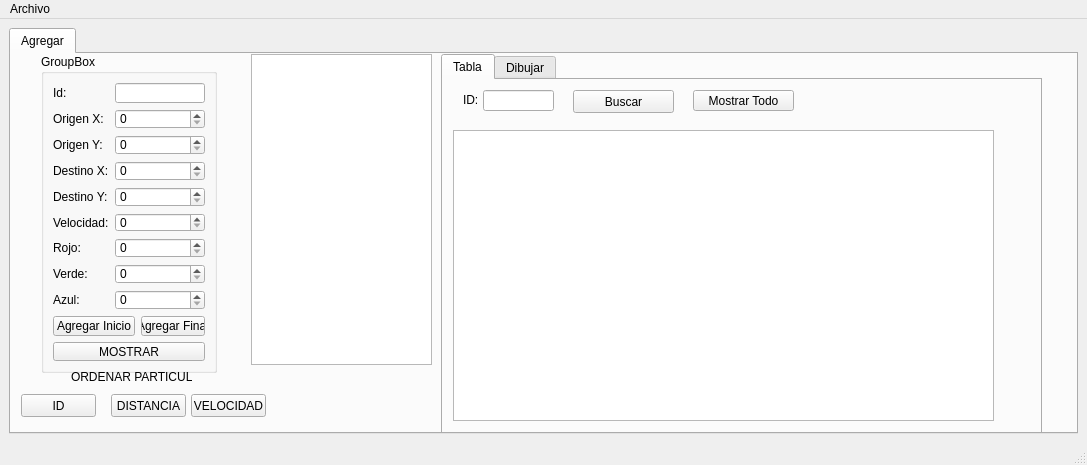
<?xml version="1.0" encoding="UTF-8"?>
<ui version="4.0">
 <class>MainWindow</class>
 <widget class="QMainWindow" name="MainWindow">
  <property name="geometry">
   <rect>
    <x>0</x>
    <y>0</y>
    <width>1087</width>
    <height>465</height>
   </rect>
  </property>
  <property name="windowTitle">
   <string>MainWindow</string>
  </property>
  <widget class="QWidget" name="centralwidget">
   <layout class="QGridLayout" name="gridLayout">
    <item row="0" column="0">
     <widget class="QTabWidget" name="tabWidget_2">
      <property name="currentIndex">
       <number>0</number>
      </property>
      <widget class="QWidget" name="tab_7">
       <attribute name="title">
        <string>Agregar</string>
       </attribute>
       <widget class="QGroupBox" name="groupBox_3">
        <property name="geometry">
         <rect>
          <x>30</x>
          <y>0</y>
          <width>176</width>
          <height>319</height>
         </rect>
        </property>
        <property name="title">
         <string>GroupBox</string>
        </property>
        <layout class="QGridLayout" name="gridLayout_5">
         <item row="2" column="1" colspan="2">
          <widget class="QSpinBox" name="originY_spinBox">
           <property name="maximum">
            <number>500</number>
           </property>
          </widget>
         </item>
         <item row="6" column="0">
          <widget class="QLabel" name="label_15">
           <property name="text">
            <string>Rojo:</string>
           </property>
          </widget>
         </item>
         <item row="4" column="0">
          <widget class="QLabel" name="label_16">
           <property name="text">
            <string>Destino Y:</string>
           </property>
          </widget>
         </item>
         <item row="6" column="1" colspan="2">
          <widget class="QSpinBox" name="red_spinBox">
           <property name="maximum">
            <number>255</number>
           </property>
          </widget>
         </item>
         <item row="7" column="0">
          <widget class="QLabel" name="label_17">
           <property name="text">
            <string>Verde:</string>
           </property>
          </widget>
         </item>
         <item row="3" column="1" colspan="2">
          <widget class="QSpinBox" name="destX_spinBox">
           <property name="maximum">
            <number>500</number>
           </property>
          </widget>
         </item>
         <item row="1" column="1" colspan="2">
          <widget class="QSpinBox" name="originX_spinBox">
           <property name="maximum">
            <number>500</number>
           </property>
          </widget>
         </item>
         <item row="8" column="1" colspan="2">
          <widget class="QSpinBox" name="blue_spinBox">
           <property name="maximum">
            <number>255</number>
           </property>
          </widget>
         </item>
         <item row="5" column="0">
          <widget class="QLabel" name="label_18">
           <property name="text">
            <string>Velocidad:</string>
           </property>
          </widget>
         </item>
         <item row="0" column="1" colspan="2">
          <widget class="QLineEdit" name="id_lineEdit"/>
         </item>
         <item row="7" column="1" colspan="2">
          <widget class="QSpinBox" name="green_spinBox">
           <property name="maximum">
            <number>255</number>
           </property>
          </widget>
         </item>
         <item row="9" column="2">
          <widget class="QPushButton" name="addEnd_pushButton">
           <property name="text">
            <string>Agregar Final</string>
           </property>
          </widget>
         </item>
         <item row="8" column="0">
          <widget class="QLabel" name="label_19">
           <property name="text">
            <string>Azul:</string>
           </property>
          </widget>
         </item>
         <item row="0" column="0">
          <widget class="QLabel" name="originX_label_5">
           <property name="text">
            <string>Id:</string>
           </property>
          </widget>
         </item>
         <item row="4" column="1" colspan="2">
          <widget class="QSpinBox" name="destY_spinBox">
           <property name="maximum">
            <number>500</number>
           </property>
          </widget>
         </item>
         <item row="1" column="0">
          <widget class="QLabel" name="originX_label_6">
           <property name="text">
            <string>Origen X:</string>
           </property>
          </widget>
         </item>
         <item row="10" column="0" colspan="3">
          <widget class="QPushButton" name="showListParticle_pushButton">
           <property name="text">
            <string>MOSTRAR</string>
           </property>
          </widget>
         </item>
         <item row="3" column="0">
          <widget class="QLabel" name="label_20">
           <property name="text">
            <string>Destino X:</string>
           </property>
          </widget>
         </item>
         <item row="2" column="0">
          <widget class="QLabel" name="originY_label_3">
           <property name="text">
            <string>Origen Y:</string>
           </property>
          </widget>
         </item>
         <item row="9" column="0" colspan="2">
          <widget class="QPushButton" name="addToStart_pushButton">
           <property name="text">
            <string>Agregar Inicio</string>
           </property>
          </widget>
         </item>
         <item row="5" column="1" colspan="2">
          <widget class="QSpinBox" name="speed_spinBox">
           <property name="maximum">
            <number>99999</number>
           </property>
          </widget>
         </item>
        </layout>
       </widget>
       <widget class="QPlainTextEdit" name="particle_PlainText">
        <property name="geometry">
         <rect>
          <x>240</x>
          <y>0</y>
          <width>181</width>
          <height>311</height>
         </rect>
        </property>
       </widget>
       <widget class="QPushButton" name="idSort_pushButton">
        <property name="geometry">
         <rect>
          <x>10</x>
          <y>340</y>
          <width>75</width>
          <height>23</height>
         </rect>
        </property>
        <property name="text">
         <string>ID</string>
        </property>
       </widget>
       <widget class="QPushButton" name="distanceSort_pushButton">
        <property name="geometry">
         <rect>
          <x>100</x>
          <y>340</y>
          <width>75</width>
          <height>23</height>
         </rect>
        </property>
        <property name="text">
         <string>DISTANCIA</string>
        </property>
       </widget>
       <widget class="QPushButton" name="speedSort_pushButton">
        <property name="geometry">
         <rect>
          <x>180</x>
          <y>340</y>
          <width>75</width>
          <height>23</height>
         </rect>
        </property>
        <property name="text">
         <string>VELOCIDAD</string>
        </property>
       </widget>
       <widget class="QLabel" name="label_21">
        <property name="geometry">
         <rect>
          <x>60</x>
          <y>313</y>
          <width>121</width>
          <height>20</height>
         </rect>
        </property>
        <property name="text">
         <string>ORDENAR PARTICULAS</string>
        </property>
       </widget>
       <widget class="QTabWidget" name="tabWidget">
        <property name="geometry">
         <rect>
          <x>430</x>
          <y>0</y>
          <width>601</width>
          <height>381</height>
         </rect>
        </property>
        <property name="currentIndex">
         <number>0</number>
        </property>
        <widget class="QWidget" name="Table">
         <attribute name="title">
          <string>Tabla</string>
         </attribute>
         <widget class="QTableWidget" name="particle_tableWidget">
          <property name="geometry">
           <rect>
            <x>10</x>
            <y>50</y>
            <width>541</width>
            <height>291</height>
           </rect>
          </property>
         </widget>
         <widget class="QLineEdit" name="search_lineEdit">
          <property name="geometry">
           <rect>
            <x>40</x>
            <y>10</y>
            <width>71</width>
            <height>21</height>
           </rect>
          </property>
         </widget>
         <widget class="QPushButton" name="search_pushButton">
          <property name="geometry">
           <rect>
            <x>130</x>
            <y>10</y>
            <width>101</width>
            <height>23</height>
           </rect>
          </property>
          <property name="text">
           <string>Buscar</string>
          </property>
         </widget>
         <widget class="QPushButton" name="show_pushButton">
          <property name="geometry">
           <rect>
            <x>250</x>
            <y>10</y>
            <width>101</width>
            <height>21</height>
           </rect>
          </property>
          <property name="text">
           <string>Mostrar Todo</string>
          </property>
         </widget>
         <widget class="QLabel" name="originX_label_7">
          <property name="geometry">
           <rect>
            <x>20</x>
            <y>10</y>
            <width>21</width>
            <height>20</height>
           </rect>
          </property>
          <property name="text">
           <string>ID:</string>
          </property>
         </widget>
        </widget>
        <widget class="QWidget" name="tab_2">
         <attribute name="title">
          <string>Dibujar</string>
         </attribute>
         <layout class="QGridLayout" name="gridLayout_2">
          <item row="0" column="0">
           <widget class="QPushButton" name="clearDraw_pushButton">
            <property name="text">
             <string>LIMPIAR</string>
            </property>
           </widget>
          </item>
          <item row="1" column="0">
           <widget class="QPushButton" name="draw_pushButton">
            <property name="text">
             <string>DIBUJAR</string>
            </property>
           </widget>
          </item>
          <item row="2" column="0">
           <widget class="QGraphicsView" name="graphicsView"/>
          </item>
         </layout>
        </widget>
       </widget>
      </widget>
     </widget>
    </item>
   </layout>
  </widget>
  <widget class="QMenuBar" name="menubar">
   <property name="geometry">
    <rect>
     <x>0</x>
     <y>0</y>
     <width>1087</width>
     <height>21</height>
    </rect>
   </property>
   <widget class="QMenu" name="menuAbrir">
    <property name="title">
     <string>Archivo</string>
    </property>
    <addaction name="actionAbrir"/>
    <addaction name="actionGuardar"/>
   </widget>
   <addaction name="menuAbrir"/>
  </widget>
  <widget class="QStatusBar" name="statusbar"/>
  <action name="actionAbrir">
   <property name="text">
    <string>Abrir</string>
   </property>
   <property name="shortcut">
    <string>Ctrl+O</string>
   </property>
  </action>
  <action name="actionGuardar">
   <property name="text">
    <string>Guardar</string>
   </property>
   <property name="shortcut">
    <string>Ctrl+S</string>
   </property>
  </action>
 </widget>
 <resources/>
 <connections/>
</ui>
